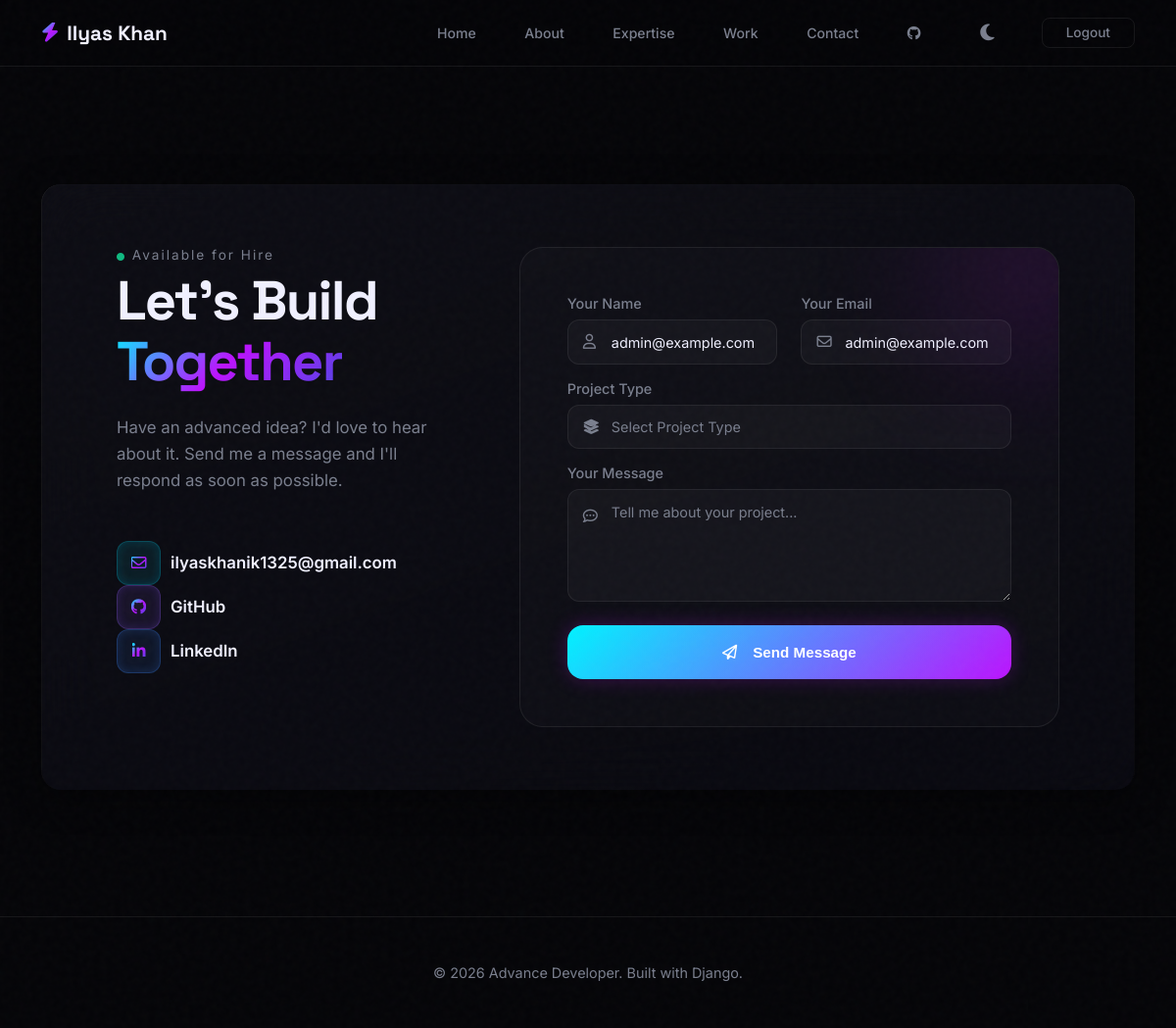
The page /contact/ (signed in) on the database its author committed.
### home/models.py (models this page shows, shortened)
class Profile(models.Model):
    name = models.CharField(default='Your Name', max_length=100)
    title = models.CharField(default='Full Stack Developer', max_length=150)
    tagline = models.CharField(default='Clean UI | Robust Backend', max_length=200)
    bio = models.TextField(default='I build scalable, high-performance web applications.')
    email = models.EmailField(default='your@email.com')
    github = models.URLField(blank=True, default='https://github.com')
    linkedin = models.URLField(blank=True, default='https://linkedin.com')
    profile_image = models.ImageField(blank=True, null=True, upload_to='profile/')
    resume = models.FileField(blank=True, null=True, upload_to='resume/')
    available = models.BooleanField(default=True)
    years_experience = models.PositiveIntegerField(default=0)
    projects_completed = models.PositiveIntegerField(default=0)
    clients_served = models.PositiveIntegerField(default=0)
    class Meta:
        verbose_name = 'Profile'

class CustomUser(AbstractUser):
    username = None
    email = models.EmailField(_('email address'), unique=True)
    USERNAME_FIELD = 'email'
    REQUIRED_FIELDS = []
    objects = CustomUserManager()

### home/views.py (the view, shortened to what this page needs)
# urls.py: path("contact/", views.contact_view, name="contact"),
def contact_view(request):
    profile = get_profile()
    return render(request, "home/contact.html", {"profile": profile})

### home/views.py (called while the page is built, shortened)
def get_profile():
    profile = Profile.objects.first()
    return profile

### home/templates/home/contact.html (shortened to what this page needs)
{% extends 'home/base.html' %}
{% load static %}
{% block content %}
<main class="container advance-section mt-5">
    <div class="glow-card bento-contact fade-up" style="margin-top: 2rem;">
        <div class="card-content" style="padding: 4rem;">
            <div class="row w-100 m-0">
                <div class="col-lg-5 mb-5 mb-lg-0 pe-lg-5 text-start">
                    <p class="text-muted text-uppercase mb-2" style="letter-spacing: 2px; font-size: 0.85rem;"><i class="fa-solid fa-circle text-success" style="font-size: 8px;"></i> Available for Hire</p>
                    <h2 class="mb-4" style="font-size: 3.5rem; line-height: 1.1;">Let's Build <br><span class="text-gradient-neon">Together</span></h2>
                    <p class="text-muted mb-5" style="font-size: 1.05rem; line-height: 1.6;">Have an advanced idea? I'd love to hear about it. Send me a message and I'll respond as soon as possible.</p>
                    <div class="d-flex flex-column gap-4">
                        <div class="d-flex align-items-center gap-4">
                            <div style="width: 45px; height: 45px; border-radius: 12px; background: rgba(6, 182, 212, 0.1); border: 1px solid rgba(6, 182, 212, 0.3); display: flex; align-items: center; justify-content: center; box-shadow: inset 0 0 10px rgba(6, 182, 212, 0.2);">
                                <i class="fa-regular fa-envelope text-gradient-neon fs-5"></i>
                            </div>
                            <div>
                                <a href="mailto:ilyaskhanik1325@gmail.com" style="color: var(--text-main); text-decoration: none; font-weight: 600; font-size: 1.05rem; transition: color 0.3s; margin-left: 10px;" onmouseover="this.style.color='var(--accent-cyan)'" onmouseout="this.style.color='var(--text-main)'">ilyaskhanik1325@gmail.com</a>
                            </div>
                        </div>
                        <div class="d-flex align-items-center gap-4">
                            <div style="width: 45px; height: 45px; border-radius: 12px; background: rgba(139, 92, 246, 0.1); border: 1px solid rgba(139, 92, 246, 0.3); display: flex; align-items: center; justify-content: center; box-shadow: inset 0 0 10px rgba(139, 92, 246, 0.2);">
                                <i class="fa-brands fa-github text-gradient-neon fs-5"></i>
                            </div>
                            <div>
                                <a href="https://github.com/PathanIlyas" target="_blank" style="color: var(--text-main); text-decoration: none; font-weight: 600; font-size: 1.05rem; transition: color 0.3s; margin-left: 10px;" onmouseover="this.style.color='var(--accent-purple)'" onmouseout="this.style.color='var(--text-main)'">GitHub</a>
                            </div>
                        </div>
                        <div class="d-flex align-items-center gap-4">
                            <div style="width: 45px; height: 45px; border-radius: 12px; background: rgba(59, 130, 246, 0.1); border: 1px solid rgba(59, 130, 246, 0.3); display: flex; align-items: center; justify-content: center; box-shadow: inset 0 0 10px rgba(59, 130, 246, 0.2);">
                                <i class="fa-brands fa-linkedin-in text-gradient-neon fs-5"></i>
                            </div>
                            <div>
                                <a href="https://www.linkedin.com/in/ilyas-khan-192876292/" target="_blank" style="color: var(--text-main); text-decoration: none; font-weight: 600; font-size: 1.05rem; transition: color 0.3s; margin-left: 10px;" onmouseover="this.style.color='var(--accent-blue)'" onmouseout="this.style.color='var(--text-main)'">LinkedIn</a>
                            </div>
                        </div>
                    </div>
                </div>
                <div class="col-lg-7">
                    <div style="background: rgba(255,255,255,0.02); border: 1px solid var(--card-border); border-radius: 24px; padding: 3rem; position: relative; overflow: hidden;">
                        <div style="position: absolute; top: -50px; right: -50px; width: 150px; height: 150px; background: var(--accent-purple); filter: blur(80px); opacity: 0.2; pointer-events: none;"></div>
                        <form method="POST" action="{% url 'contact' %}" style="text-align: left; position: relative; z-index: 2;">
                            <div class="row mb-3">
                                <div class="col-md-6 mb-3 mb-md-0">
                                    <label style="display: block; margin-bottom: 0.5rem; color: var(--text-muted); font-size: 0.9rem; font-weight: 500;">Your Name</label>
                                    <div class="input-group-advance">
                                        <i class="fa-regular fa-user"></i>
                                        <input type="text" name="name" class="advance-input w-100" required placeholder="Your Name" value="{% if user.is_authenticated %}{{ user.first_name|default:user.email }}{% endif %}">
                                    </div>
                                </div>
                                <div class="col-md-6">
                                    <label style="display: block; margin-bottom: 0.5rem; color: var(--text-muted); font-size: 0.9rem; font-weight: 500;">Your Email</label>
                                    <div class="input-group-advance">
                                        <i class="fa-regular fa-envelope"></i>
                                        <input type="email" name="email" class="advance-input w-100" required placeholder="Your Email" value="{% if user.is_authenticated %}{{ user.email }}{% endif %}">
                                    </div>
                                </div>
                            </div>
                            <div class="mb-3">
                                <label style="display: block; margin-bottom: 0.5rem; color: var(--text-muted); font-size: 0.9rem; font-weight: 500;">Project Type</label>
                                <div class="input-group-advance" style="position: relative;">
                                    <i class="fa-solid fa-layer-group"></i>
                                    <select name="project_type" class="advance-input w-100" style="appearance: none; cursor: pointer; color: var(--text-muted);" required>
                                        <option value="" disabled selected style="color: #000;">Select Project Type</option>
                                    </select>
                                    <i class="fa-solid fa-chevron-down" style="position: absolute; right: 1.2rem; top: 50%; transform: translateY(-50%); font-size: 0.9rem; color: var(--text-muted); pointer-events: none;"></i>
                                </div>
                            </div>
                            <div class="mb-4">
                                <label style="display: block; margin-bottom: 0.5rem; color: var(--text-muted); font-size: 0.9rem; font-weight: 500;">Your Message</label>
                                <div class="input-group-advance" style="align-items: flex-start;">
                                    <i class="fa-regular fa-comment-dots" style="top: 1.2rem;"></i>
                                    <textarea name="message" class="advance-input w-100" rows="5" required placeholder="Tell me about your project..."></textarea>
                                </div>
                            </div>
                            <button type="submit" class="btn-neon" style="padding: 1.2rem; border-radius: 16px;"><i class="fa-regular fa-paper-plane me-2"></i> Send Message</button>
                        </form>
                    </div>
                </div>
            </div>
        </div>
    </div>
</main>
{% endblock %}

### home/templates/home/base.html (shortened to what this page needs)
{% load static %}
<!DOCTYPE html>
<html lang="en">
<head>
    <link href="https://cdn.jsdelivr.net/npm/bootstrap@5.3.3/dist/css/bootstrap-grid.min.css" rel="stylesheet">
    <link rel="stylesheet" href="https://cdnjs.cloudflare.com/ajax/libs/font-awesome/6.4.0/css/all.min.css">
    <link rel="stylesheet" href="{% static 'css/style.css' %}?v=1.5">
</head>
<body>
    <div class="bg-noise"></div>
    <nav class="advance-nav">
        <div class="container d-flex justify-content-between align-items-center">
            <a href="{% url 'index' %}" class="nav-logo">
                <i class="fa-solid fa-bolt text-gradient-neon"></i> {{ profile.name|default:"Ilyas" }}
            </a>
            <div class="nav-links d-none d-md-flex align-items-center">
                <a href="{% url 'index' %}">Home</a>
                <a href="{% url 'about' %}">About</a>
                <a href="{% url 'expertise' %}">Expertise</a>
                <a href="{% url 'projects' %}">Work</a>
                <a href="{% url 'contact' %}">Contact</a>
                <a href="https://github.com" target="_blank"><i class="fa-brands fa-github fs-5"></i></a>
                <button id="theme-toggle" style="background: none; border: none; color: var(--text-muted); cursor: pointer; font-size: 1.2rem; margin-left: 1.5rem; transition: color 0.3s;" title="Toggle Light/Dark Mode">
                    <i class="fa-solid fa-moon"></i>
                </button>
                {% if user.is_authenticated %}
                <a href="{% url 'logout' %}" class="advance-btn ms-4 advance-btn-outline" style="padding: 0.5rem 1.5rem; font-size: 0.85rem;">Logout</a>
                {% endif %}
            </div>
        </div>
    </nav>
    {% block content %}
    {% endblock %}
    <footer style="text-align: center; padding: 3rem 0; border-top: 1px solid var(--card-border); margin-top: 4rem;">
        <p class="text-muted" style="font-size: 0.9rem;">&copy; {% now "Y" %} Advance Developer. Built with Django.</p>
    </footer>
</body>
</html>

### rows shown on the page
Profile: name "Ilyas Khan"
CustomUser: name "admin@example.com", email "admin@example.com"
